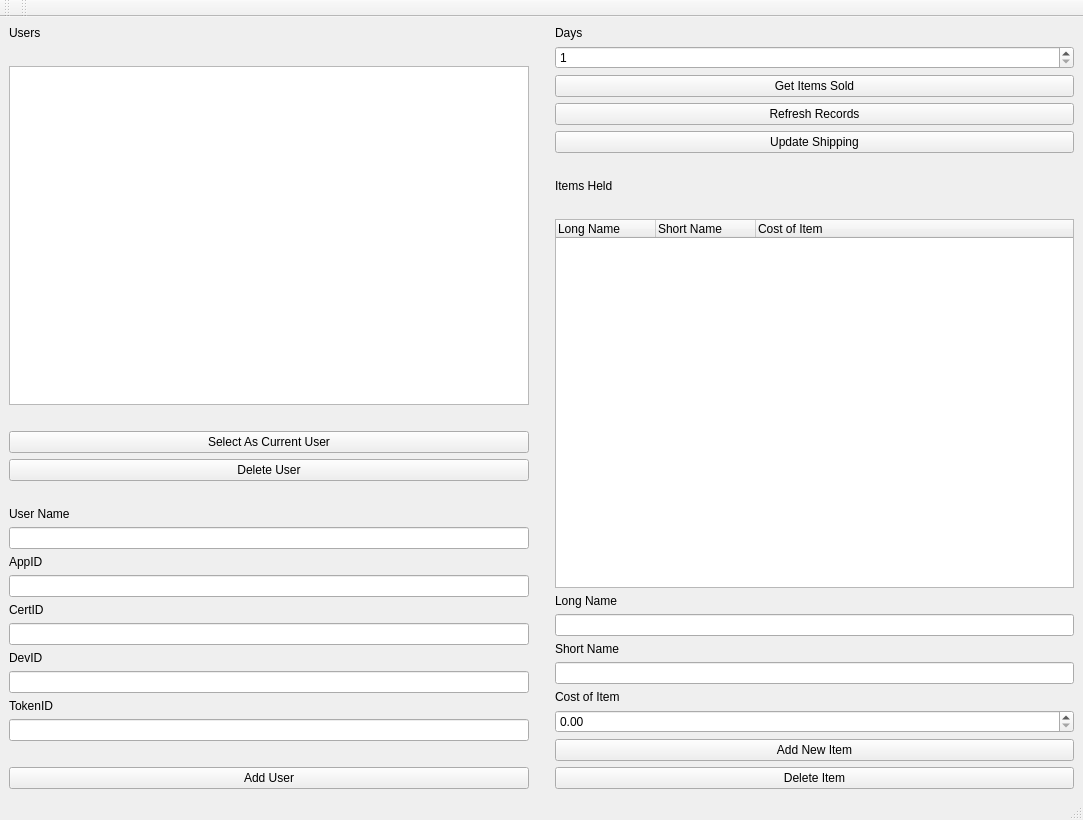
<?xml version="1.0" encoding="UTF-8"?>
<ui version="4.0">
 <class>MainWindow</class>
 <widget class="QMainWindow" name="MainWindow">
  <property name="geometry">
   <rect>
    <x>0</x>
    <y>0</y>
    <width>1083</width>
    <height>820</height>
   </rect>
  </property>
  <property name="windowTitle">
   <string>MainWindow</string>
  </property>
  <widget class="QWidget" name="centralwidget">
   <layout class="QHBoxLayout" name="horizontalLayout">
    <item>
     <layout class="QVBoxLayout" name="verticalLayout">
      <item>
       <widget class="QLabel" name="label">
        <property name="text">
         <string>Users</string>
        </property>
       </widget>
      </item>
      <item>
       <spacer name="horizontalSpacer_5">
        <property name="orientation">
         <enum>Qt::Horizontal</enum>
        </property>
        <property name="sizeHint" stdset="0">
         <size>
          <width>40</width>
          <height>20</height>
         </size>
        </property>
       </spacer>
      </item>
      <item>
       <widget class="QListWidget" name="listUsers"/>
      </item>
      <item>
       <spacer name="horizontalSpacer_3">
        <property name="orientation">
         <enum>Qt::Horizontal</enum>
        </property>
        <property name="sizeHint" stdset="0">
         <size>
          <width>40</width>
          <height>20</height>
         </size>
        </property>
       </spacer>
      </item>
      <item>
       <widget class="QPushButton" name="btnSelectAsCurrentUser">
        <property name="text">
         <string>Select As Current User</string>
        </property>
       </widget>
      </item>
      <item>
       <widget class="QPushButton" name="btnDeleteUser">
        <property name="text">
         <string>Delete User</string>
        </property>
       </widget>
      </item>
      <item>
       <spacer name="horizontalSpacer_2">
        <property name="orientation">
         <enum>Qt::Horizontal</enum>
        </property>
        <property name="sizeHint" stdset="0">
         <size>
          <width>40</width>
          <height>20</height>
         </size>
        </property>
       </spacer>
      </item>
      <item>
       <widget class="QLabel" name="label_8">
        <property name="text">
         <string>User Name</string>
        </property>
       </widget>
      </item>
      <item>
       <widget class="QLineEdit" name="lineUserName"/>
      </item>
      <item>
       <widget class="QLabel" name="label_4">
        <property name="text">
         <string>AppID</string>
        </property>
       </widget>
      </item>
      <item>
       <widget class="QLineEdit" name="lineAppID"/>
      </item>
      <item>
       <widget class="QLabel" name="label_5">
        <property name="text">
         <string>CertID</string>
        </property>
       </widget>
      </item>
      <item>
       <widget class="QLineEdit" name="lineCertID"/>
      </item>
      <item>
       <widget class="QLabel" name="label_6">
        <property name="text">
         <string>DevID</string>
        </property>
       </widget>
      </item>
      <item>
       <widget class="QLineEdit" name="lineDevID"/>
      </item>
      <item>
       <widget class="QLabel" name="label_7">
        <property name="text">
         <string>TokenID</string>
        </property>
       </widget>
      </item>
      <item>
       <widget class="QLineEdit" name="lineTokenID"/>
      </item>
      <item>
       <spacer name="horizontalSpacer">
        <property name="orientation">
         <enum>Qt::Horizontal</enum>
        </property>
        <property name="sizeHint" stdset="0">
         <size>
          <width>40</width>
          <height>20</height>
         </size>
        </property>
       </spacer>
      </item>
      <item>
       <widget class="QPushButton" name="btnAddUser">
        <property name="text">
         <string>Add User</string>
        </property>
       </widget>
      </item>
     </layout>
    </item>
    <item>
     <spacer name="verticalSpacer">
      <property name="orientation">
       <enum>Qt::Vertical</enum>
      </property>
      <property name="sizeHint" stdset="0">
       <size>
        <width>20</width>
        <height>40</height>
       </size>
      </property>
     </spacer>
    </item>
    <item>
     <layout class="QVBoxLayout" name="verticalLayout_4">
      <property name="spacing">
       <number>6</number>
      </property>
      <item>
       <layout class="QVBoxLayout" name="verticalLayout_2"/>
      </item>
      <item>
       <widget class="QLabel" name="label_2">
        <property name="sizePolicy">
         <sizepolicy hsizetype="Expanding" vsizetype="Fixed">
          <horstretch>0</horstretch>
          <verstretch>0</verstretch>
         </sizepolicy>
        </property>
        <property name="text">
         <string>Days</string>
        </property>
       </widget>
      </item>
      <item>
       <widget class="QSpinBox" name="spinBoxDays">
        <property name="minimum">
         <number>1</number>
        </property>
        <property name="maximum">
         <number>60</number>
        </property>
       </widget>
      </item>
      <item>
       <widget class="QPushButton" name="btnGetItemsSold">
        <property name="enabled">
         <bool>true</bool>
        </property>
        <property name="sizePolicy">
         <sizepolicy hsizetype="Minimum" vsizetype="Fixed">
          <horstretch>0</horstretch>
          <verstretch>0</verstretch>
         </sizepolicy>
        </property>
        <property name="text">
         <string>Get Items Sold</string>
        </property>
       </widget>
      </item>
      <item>
       <widget class="QPushButton" name="btnRefreshRecords">
        <property name="text">
         <string>Refresh Records</string>
        </property>
       </widget>
      </item>
      <item>
       <widget class="QPushButton" name="btnUpdateShipping">
        <property name="text">
         <string>Update Shipping</string>
        </property>
       </widget>
      </item>
      <item>
       <spacer name="horizontalSpacer_4">
        <property name="orientation">
         <enum>Qt::Horizontal</enum>
        </property>
        <property name="sizeHint" stdset="0">
         <size>
          <width>40</width>
          <height>20</height>
         </size>
        </property>
       </spacer>
      </item>
      <item>
       <widget class="QLabel" name="label_3">
        <property name="text">
         <string>Items Held</string>
        </property>
       </widget>
      </item>
      <item>
       <spacer name="horizontalSpacer_6">
        <property name="orientation">
         <enum>Qt::Horizontal</enum>
        </property>
        <property name="sizeHint" stdset="0">
         <size>
          <width>40</width>
          <height>20</height>
         </size>
        </property>
       </spacer>
      </item>
      <item>
       <widget class="QTreeWidget" name="treeItemsHeld">
        <column>
         <property name="text">
          <string>Long Name</string>
         </property>
        </column>
        <column>
         <property name="text">
          <string>Short Name</string>
         </property>
        </column>
        <column>
         <property name="text">
          <string>Cost of Item</string>
         </property>
        </column>
       </widget>
      </item>
      <item>
       <widget class="QLabel" name="label_11">
        <property name="text">
         <string>Long Name</string>
        </property>
       </widget>
      </item>
      <item>
       <widget class="QLineEdit" name="lineLongName"/>
      </item>
      <item>
       <widget class="QLabel" name="label_10">
        <property name="text">
         <string>Short Name</string>
        </property>
       </widget>
      </item>
      <item>
       <widget class="QLineEdit" name="lineShortName"/>
      </item>
      <item>
       <widget class="QLabel" name="label_9">
        <property name="text">
         <string>Cost of Item</string>
        </property>
       </widget>
      </item>
      <item>
       <widget class="QDoubleSpinBox" name="doubleSpinCostOfItem"/>
      </item>
      <item>
       <widget class="QPushButton" name="btnAddNewItem">
        <property name="text">
         <string>Add New Item</string>
        </property>
       </widget>
      </item>
      <item>
       <widget class="QPushButton" name="btnDeleteItem">
        <property name="text">
         <string>Delete Item</string>
        </property>
       </widget>
      </item>
     </layout>
    </item>
   </layout>
  </widget>
  <widget class="QMenuBar" name="menubar">
   <property name="geometry">
    <rect>
     <x>0</x>
     <y>0</y>
     <width>1083</width>
     <height>25</height>
    </rect>
   </property>
  </widget>
  <widget class="QStatusBar" name="statusbar"/>
  <widget class="QToolBar" name="toolBar">
   <property name="windowTitle">
    <string>toolBar</string>
   </property>
   <attribute name="toolBarArea">
    <enum>TopToolBarArea</enum>
   </attribute>
   <attribute name="toolBarBreak">
    <bool>false</bool>
   </attribute>
  </widget>
  <widget class="QToolBar" name="toolBar_2">
   <property name="windowTitle">
    <string>toolBar_2</string>
   </property>
   <attribute name="toolBarArea">
    <enum>TopToolBarArea</enum>
   </attribute>
   <attribute name="toolBarBreak">
    <bool>false</bool>
   </attribute>
  </widget>
 </widget>
 <resources/>
 <connections/>
</ui>
